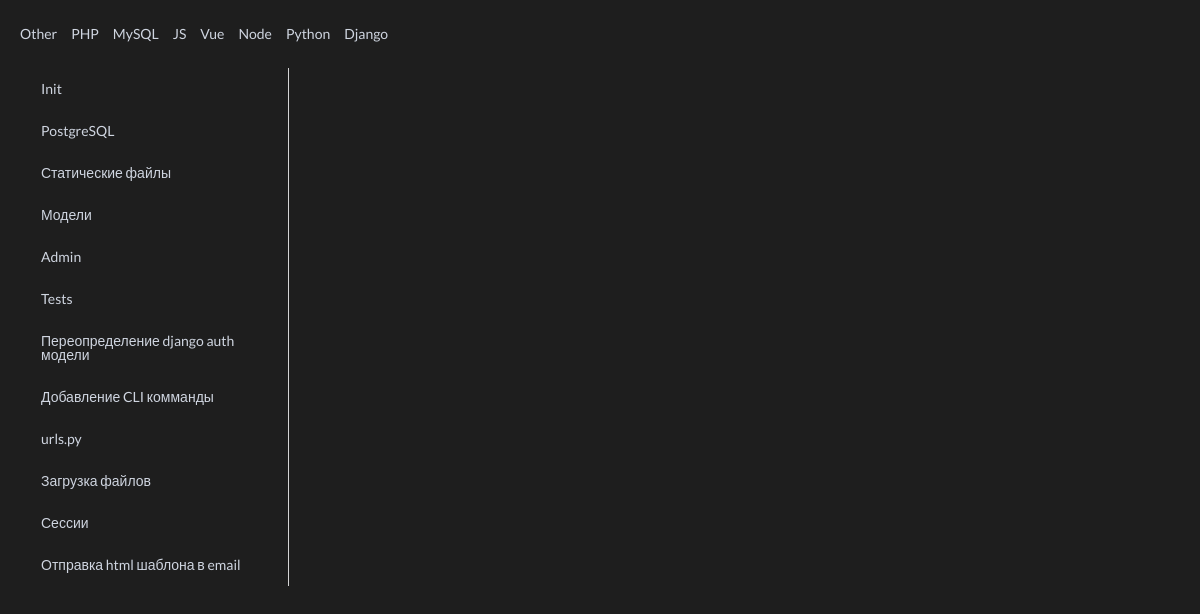
/info?t=dj, run on an earlier commit of the app's database.
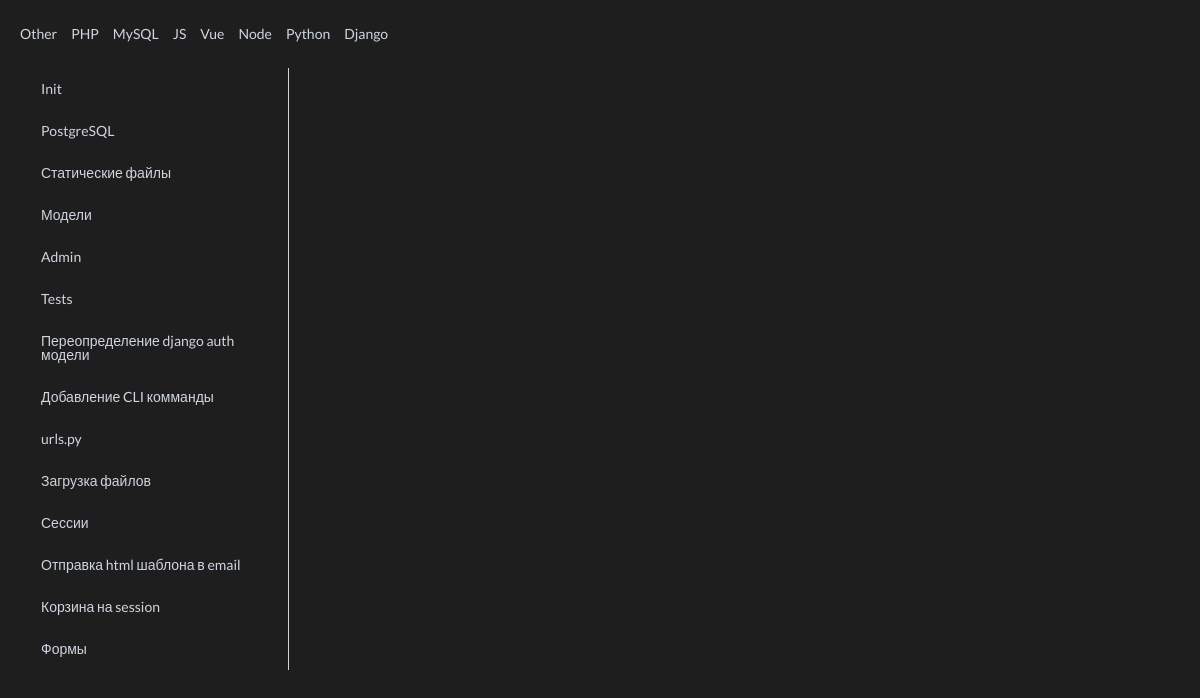
And on a later commit of the database.
### scraps/models.py (models this page shows, shortened)
class Technology(models.Model):
    name = models.CharField(verbose_name='Name of technology', max_length=255)
    link_name = models.CharField(verbose_name='Link name of technology(JavaScript=js)', max_length=255)
    class Meta:
        verbose_name_plural = 'Technologis'
        verbose_name = 'Technology'

class Content(models.Model):
    technology = models.ForeignKey(Technology, on_delete=models.CASCADE, related_name='technology')
    title = models.CharField(verbose_name='Title', max_length=255)
    content = models.TextField(verbose_name='Content', default='<pre data-enlighter-language="python"></pre>')
    class Meta:
        verbose_name_plural = 'Contents'
        verbose_name = 'Content'
        ordering = ['id']

### scraps/views.py (the view)
# urls.py: path('info', views.get_info, name='info'),
def get_info(req):
    technologies = models.Technology.objects.all().values()
    select_tech = req.GET['t'] or 'py'
    get_object_or_404(models.Technology, link_name=select_tech)
    content = models.Content.objects.filter(technology__link_name=select_tech)
    return render(req, 'info_page.html', context={'content': content, 'technologies': technologies})

### scraps/templates/info_page.html (shortened to what this page needs)
{% extends 'index.html' %}
{% block data %}
  <div class="ui grid">
  <div class="four wide column">
    <div class="ui vertical fluid tabular attached menu">
      {% for el in content %}
        <a class="item" data-tab="data-tab-{{ el.id }}">
          {{ el.title }}
        </a>
      {% endfor %}
    </div>
  </div>
  <div class="twelve wide stretched column">
    {% for el in content %}
        {{ el.content|safe }}
    {% endfor %}
  </div>
</div>
{% endblock %}

### scraps/templates/index.html (shortened to what this page needs)
{% extends 'base.html' %}
{% block content %}
  <div class="ui text menu">
      {% for tclgy in technologies %}
        <a class="item" href="/info?t={{ tclgy.link_name }}">
          {{ tclgy.name }}
        </a>
      {% endfor %}
  </div>
  <div class="ui content">
      {% block data %}
      {% endblock %}
  </div>
{% endblock %}

### scraps/templates/base.html (shortened to what this page needs)
<!DOCTYPE html>
<html lang="en">
<head>
  {% load static %}
  <link rel="stylesheet" href="https://cdn.jsdelivr.net/npm/semantic-ui@2.4.2/dist/semantic.min.css">
  <link rel="stylesheet" href="{% static '/lib/EJS3/dist/enlighterjs.atomic.min.css' %}">
  <link rel="stylesheet" href="{% static '/css/style.css' %}">
</head>
<body>
  <div class="ui fluid container">
    {% block content %}
    {% endblock %}
  </div>
</body>
</html>

### static/css/style.css (style rules this page uses)
body { margin: 0 20px; }
html, body { background-color: #1E1E1E !important; }
:not(.enlighter) p, :not(.enlighter) a, :not(.enlighter) h1, :not(.enlighter) h2, :not(.enlighter) h3, :not(.enlighter) h4, :not(.enlighter) h5, :not(.enlighter) h6, :not(.enlighter) li { color: #cfd5e0 !important; }

What changed in the data, as far as the page shows it:
added Content: title "Корзина на session"
added Content: title "Формы"
